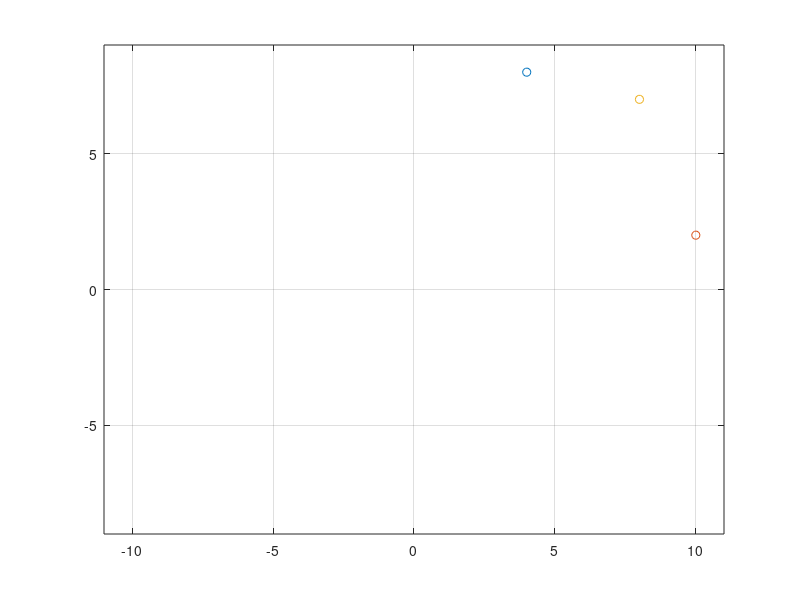

Here is the MATLAB script that generated this plot:
clear all
clc
format long

x = [4 10 8];
y = [8 2 7];
plot(x(1,1),y(1,1),'o',x(1,2),y(1,2),'o',x(1,3),y(1,3),'o'); grid on;  
axis([-11 11 -9 9])
%start och max värde på iterationer
iter=0;
fel=1;
maxiter=10;
k = 1;
% gissade startvärden på [x y r] baserat på plot
p=[4 2 6]';

%ekvationssystemet för radien
f = @(p) [(x(1)-p(1)).^2 + (y(1)-p(2)).^2 - p(3).^2 
    (x(2)-p(1)).^2 + (y(2)-p(2)).^2 - p(3).^2
    k*(x(3)-p(1)).^2 + k*(y(3)-p(2)).^2 - k*p(3).^2];

% jacobi
J = @(p) [-2*(x(1)-p(1)), -2*(y(1)-p(2)), -2*p(3)
    -2*1*(x(2)-p(1)), -2*1*(y(2)-p(2)), -2*1*p(3)
    -2*(x(3)-p(1)), -2*(y(3)-p(2)), -2*p(3)];
%start och max värde på iterationer

while norm(fel)>1e-9 & iter<maxiter;
    fel = J(p)\f(p);
    p= p-fel;
    iter = iter+1;
end;
 disp('Uppgift a')
 disp(['(X,Y) = ' '(' num2str(p(1)) ',' num2str(p(2)) ')'])
 disp(['R = ' num2str(abs(p(3)))])

%b-uppgift

%c-uppgift

k=3;
while norm(fel)>1e-9 & iter<maxiter;
    fel = J(p)\f(p);
    p= p-fel;
    iter = iter+1;
end;
 disp('Uppgift c')
 disp(['(X,Y) = ' '(' num2str(p(1)) ',' num2str(p(2)) ')'])
 disp(['R = ' num2str(abs(p(3)))])



    


      